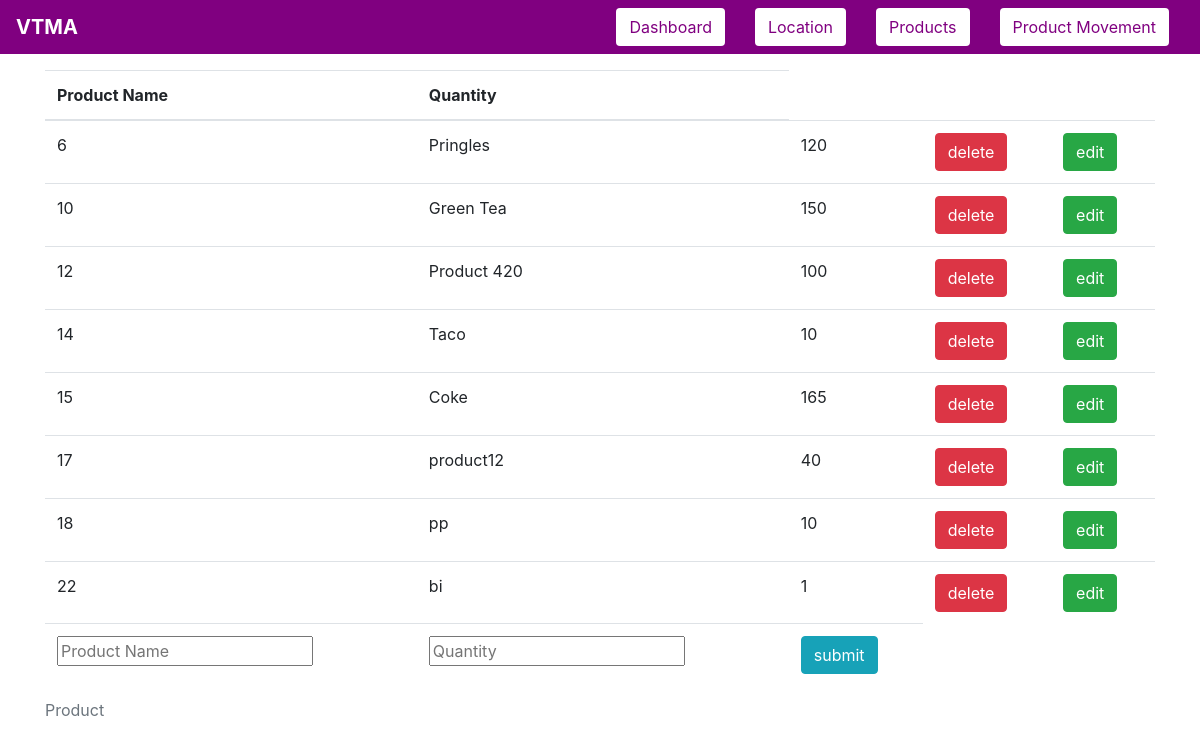
/product, run on an earlier commit of the app's database.
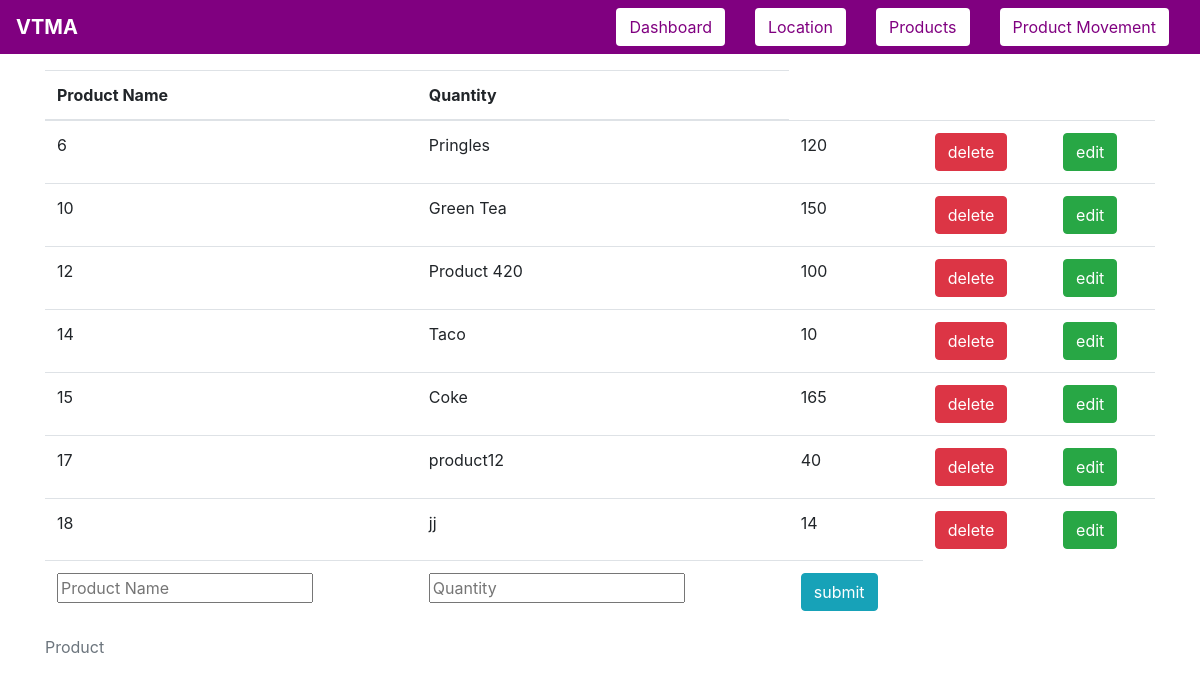
And on a later commit of the database.
### tables this page shows
CREATE TABLE products(prod_id INTEGER PRIMARY KEY AUTOINCREMENT,
                    prod_name TEXT UNIQUE NOT NULL,
                    prod_quantity INTEGER NOT NULL,
                    unallocated_quantity INTEGER);

### app.py (the view)
@app.route("/product", methods=["GET"])
def get_products():
    db = sqlite3.connect(DATABASE_NAME)
    cursor = db.cursor()
    cursor.execute("SELECT * FROM products")
    products = cursor.fetchall()
    return render("product.html", link=link, products=products, title="Products Log")

### templates/product.html (shortened to what this page needs)
{% extends 'base-template.html' %}
{% block content %}
    <div class="container">
        <table class="table">
         <caption>Product</caption>
            <thead>
                <th scope="col">Product Name</th>
                <th scope="col">Quantity</th>
            </thead>
            <tbody>
                {% for product in products %}
                    <tr>
                        <td>{{ product[0] }}</td>
                        <td>{{ product[1] }}</td>
                        <td>{{ product[2] }}</td>
                        <td>
                            <a href="{{ url_for('delete', prod_id=product[0], type='product') }}">
                                <button name="button" type="button" class="btn btn-danger" value= "delete" >delete</button><br>
                            </a>
                        </td>
                        <td>
                            <button name="button" type="button" class="btn btn-success" value= "edit" data-toggle="modal" data-target="#edit_{{ product[0] }}" >edit</button><br>
                        </td>
                    </tr>
                {% endfor %}
                <tr>
                    <form action = "{{ url_for('add_product') }}" method = "POST">
                        <td>
                            <input name = "prod_name" placeholder="Product Name" required autofocus>
                        </td>
                        <td>
                            <input name = "prod_quantity" placeholder="Quantity" required>
                        </td>
                        <td>
                            <input type= "submit" class="btn btn-info btn-group-toggle" value= "submit" /><br>
                        </td>
                    </form>
                </tr>
            </tbody>
        </table>
    </div>
{% endblock %}

What changed in the data, as far as the page shows it:
removed products: prod_id "22", prod_name "bi", prod_quantity "1"
changed products id 18: prod_name "pp" → "jj"; prod_quantity "10" → "14"
